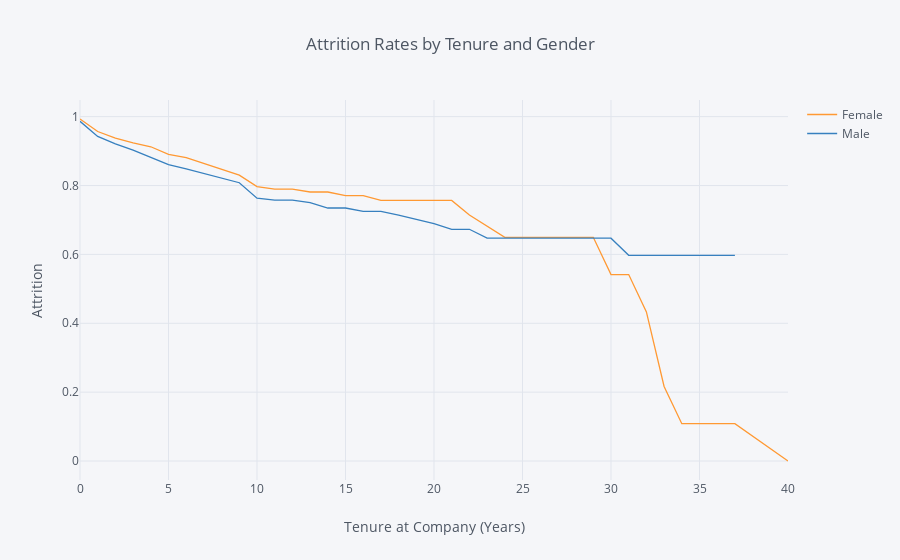

Write notebook code for a chart like this one.
### Code cell
rates = survival(data, 'Gender', 'YearsAtCompany', 'Attrition')

rates.iplot(kind='line', xTitle='Tenure at Company (Years)', yTitle='Attrition',
            title='Attrition Rates by Tenure and Gender')

### Figure 1 — Plotly figure (JSON) as saved in the notebook; plotly's stock layout.template omitted (floating-point values rounded to 4 significant figures)
{"data": [{"line": {"color": "rgba(255, 153, 51, 1.0)", "dash": "solid", "shape": "linear", "width": 1.3}, "mode": "lines", "name": "Female", "text": "", "type": "scatter", "uid": "ef1b4038-7c0d-4e5f-a296-c00c1b54d14a", "x": [0, 1, 2, 3, 4, 5, 6, 7, 8, 9, 10, 11, 12, 13, 14, 15, 16, 17, 18, 19, 20, 21, 22, 23, 24, 25, 26, 27, 29, 30, 31, 32, 33, 34, 36, 37, 40], "y": [0.9932, 0.9568, 0.938, 0.9239, 0.9126, 0.8906, 0.8813, 0.8642, 0.8487, 0.8303, 0.7969, 0.7898, 0.7898, 0.7812, 0.7812, 0.7704, 0.7704, 0.7566, 0.7566, 0.7566, 0.7566, 0.7566, 0.7146, 0.6821, 0.6496, 0.6496, 0.6496, 0.6496, 0.6496, 0.5414, 0.5414, 0.4331, 0.2165, 0.1083, 0.1083, 0.1083, 0]}, {"line": {"color": "rgba(55, 128, 191, 1.0)", "dash": "solid", "shape": "linear", "width": 1.3}, "mode": "lines", "name": "Male", "text": "", "type": "scatter", "uid": "9f531c63-bb82-4e2c-aba1-f0d1e085a75f", "x": [0, 1, 2, 3, 4, 5, 6, 7, 8, 9, 10, 11, 12, 13, 14, 15, 16, 17, 18, 19, 20, 21, 22, 23, 24, 25, 26, 27, 29, 30, 31, 32, 33, 34, 36, 37, 40], "y": [0.9864, 0.9425, 0.921, 0.9029, 0.8815, 0.861, 0.8483, 0.8342, 0.8206, 0.8081, 0.7634, 0.7577, 0.7577, 0.7506, 0.7347, 0.7347, 0.725, 0.725, 0.714, 0.7021, 0.6894, 0.6729, 0.6729, 0.6471, 0.6471, 0.6471, 0.6471, 0.6471, 0.6471, 0.6471, 0.5973, 0.5973, 0.5973, 0.5973, 0.5973, 0.5973, ""]}], "layout": {"legend": {"bgcolor": "#F5F6F9", "font": {"color": "#4D5663"}}, "paper_bgcolor": "#F5F6F9", "plot_bgcolor": "#F5F6F9", "title": {"font": {"color": "#4D5663"}, "text": "Attrition Rates by Tenure and Gender"}, "xaxis": {"gridcolor": "#E1E5ED", "showgrid": true, "tickfont": {"color": "#4D5663"}, "title": {"font": {"color": "#4D5663"}, "text": "Tenure at Company (Years)"}, "zerolinecolor": "#E1E5ED"}, "yaxis": {"gridcolor": "#E1E5ED", "showgrid": true, "tickfont": {"color": "#4D5663"}, "title": {"font": {"color": "#4D5663"}, "text": "Attrition"}, "zerolinecolor": "#E1E5ED"}}}
